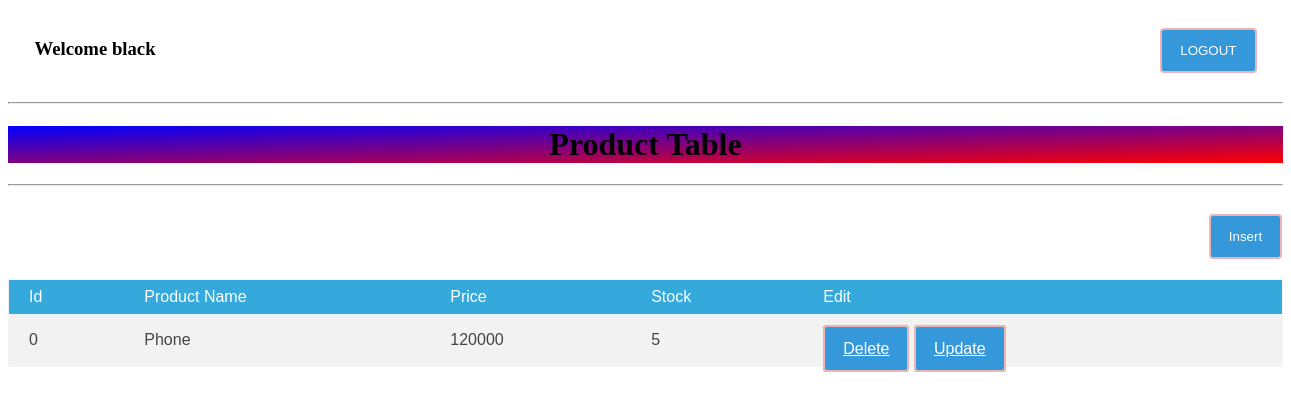
Page /admin/index.php (signed in) on the earlier database version.
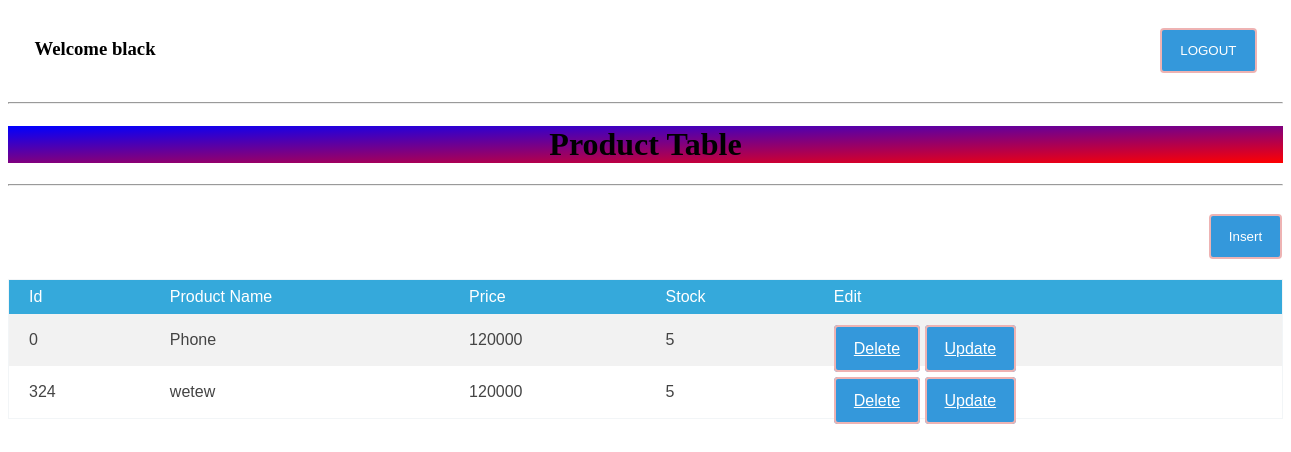
Same page on the later database version.
### tables this page shows
CREATE TABLE `product_tb` (
  `id` int(20) NOT NULL,
  `productname` varchar(200) NOT NULL,
  `price` double NOT NULL,
  `stock` int(20) NOT NULL
);

### admin/index.php (the view, shortened to what this page needs)
<?php
echo "<h3> Welcome ".$_SESSION['username'];
?>
<button style="margin-left:1000px;" class ="inputbutton" onclick="window.location.href='logout.php'">LOGOUT</button>
<html>
<head>
<link rel="stylesheet" href="./../index.css">
</head>
<body style="text-align:center"><hr />
 <h1 style="
  background-image: linear-gradient(to bottom right, blue, red);">Product Table</h1>
 <tr><td>
 <hr />
<form action="insert.php" method="post">
	<input style="margin-left:1200px" type="submit" value="Insert" class = "inputbutton">
</td></tr>
 <table style="width:100%" class="table1">
  <tr>
   <th>Id</th>
   <th>Product Name</th>
   <th>Price</th>
   <th>Stock</th>
   <th>Edit</th>
  </tr>
  <?php
  $con = mysqli_connect("localhost","root","");
  $data = mysqli_query($con,"select * from product_tb");
  while($r = mysqli_fetch_array($data)){
   $id = $r['id'];
   $productname = $r['productname'];
   $price = $r['price'];
   $stock = $r['stock'];
        ?>
   <td><?php echo $id; ?></td>
   <td><?php echo $productname; ?></td>
   <td><?php echo $price; ?></td>
   <td><?php echo $stock; ?></td>
   <td>
   <br/>
   <a class="inputbutton" style="text-color:white;" href="delete.php?id=<?php echo $r['id'];?>">Delete</a>
   <a class="inputbutton" href="update.php?id=<?php echo $r['id']; ?>">Update</a>
</td>
  <?php
  }
  ?>
 </table>
</body>
</html>

Differences in the rows shown:
added product_tb: id "324", productname "wetew", price "120000", stock "5"
